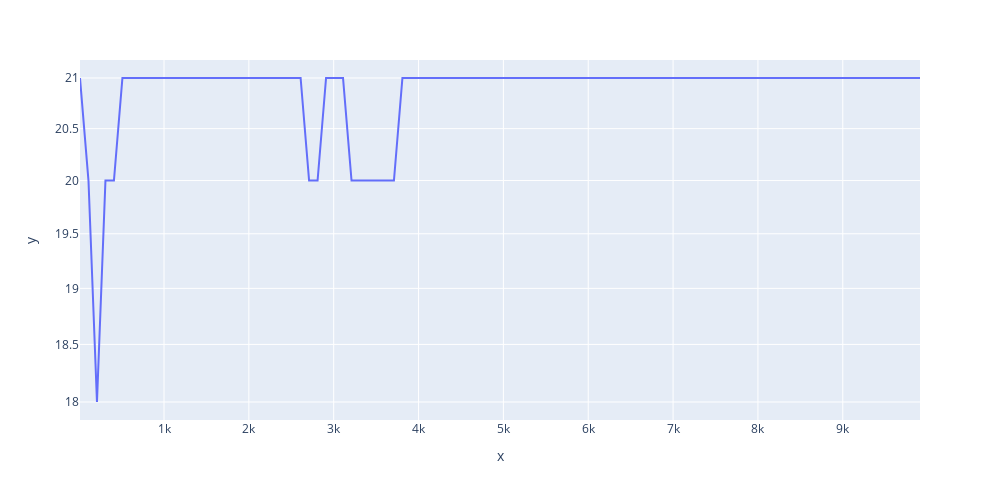

Notebook cell for this chart:
### Code cell
fig = px.line(x=window_sizes, y=std_vals, width=1000, height=500)
fig.update_layout(yaxis_type="log")
fig.show()

### Figure 1 — Plotly figure (JSON) as saved in the notebook; plotly's stock layout.template omitted (floating-point values rounded to 4 significant figures)
{"data": [{"hovertemplate": "x=%{x}<br>y=%{y}<extra></extra>", "legendgroup": "", "line": {"color": "#636efa", "dash": "solid"}, "mode": "lines", "name": "", "showlegend": false, "type": "scatter", "x": [10, 110, 210, 310, 410, 510, 610, 710, 810, 910, 1010, 1110, 1210, 1310, 1410, 1510, 1610, 1710, 1810, 1910, 2010, 2110, 2210, 2310, 2410, 2510, 2610, 2710, 2810, 2910, 3010, 3110, 3210, 3310, 3410, 3510, 3610, 3710, 3810, 3910, 4010, 4110, 4210, 4310, 4410, 4510, 4610, 4710, 4810, 4910, 5010, 5110, 5210, 5310, 5410, 5510, 5610, 5710, 5810, 5910, 6010, 6110, 6210, 6310, 6410, 6510, 6610, 6710, 6810, 6910, 7010, 7110, 7210, 7310, 7410, 7510, 7610, 7710, 7810, 7910, 8010, 8110, 8210, 8310, 8410, 8510, 8610, 8710, 8810, 8910, 9010, 9110, 9210, 9310, 9410, 9510, 9610, 9710, 9810, 9910], "xaxis": "x", "y": [21, 20, 18, 20, 20, 21, 21, 21, 21, 21, 21, 21, 21, 21, 21, 21, 21, 21, 21, 21, 21, 21, 21, 21, 21, 21, 21, 20, 20, 21, 21, 21, 20, 20, 20, 20, 20, 20, 21, 21, 21, 21, 21, 21, 21, 21, 21, 21, 21, 21, 21, 21, 21, 21, 21, 21, 21, 21, 21, 21, 21, 21, 21, 21, 21, 21, 21, 21, 21, 21, 21, 21, 21, 21, 21, 21, 21, 21, 21, 21, 21, 21, 21, 21, 21, 21, 21, 21, 21, 21, 21, 21, 21, 21, 21, 21, 21, 21, 21, 21], "yaxis": "y"}], "layout": {"height": 500, "legend": {"tracegroupgap": 0}, "margin": {"t": 60}, "width": 1000, "xaxis": {"anchor": "y", "autorange": true, "domain": [0, 1], "range": [10, 9910], "title": {"text": "x"}, "type": "linear"}, "yaxis": {"anchor": "x", "autorange": true, "domain": [0, 1], "range": [1.252, 1.326], "title": {"text": "y"}, "type": "log"}}}
